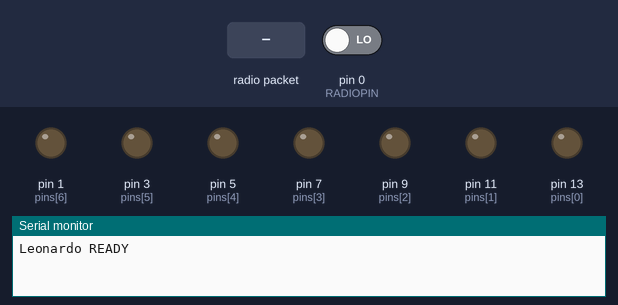
Bench run of a sketch on a simulated Arduino Leonardo, built with avr-gcc and run on an emulated ATmega32U4. Parts: output pins drawn as LEDs (lit = HIGH), the last lines printed to the serial monitor. Inputs (shaded band) come from the test bench; at power-on: pin 0 (RADIOPIN) LOW. No radio packets arrive unless stated.

Above: at 1.2 s.
1.3 s: radio packet "1" arrives
2.8 s: pin 0 (RADIOPIN) driven HIGH
At 3.1 s:
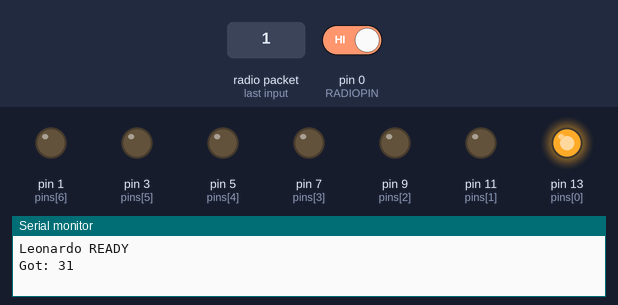
4.3 s: pin 0 (RADIOPIN) driven LOW
At 5.5 s:
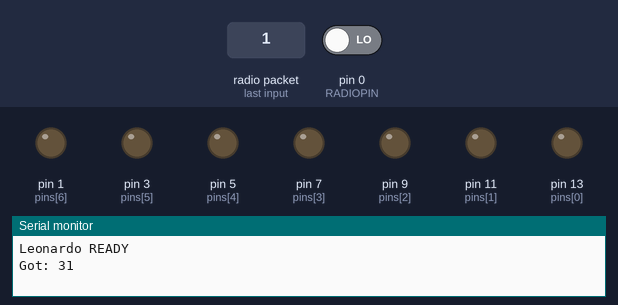
Timing chart, 0 to 7.3 s (numbered marks = the images above; inputs shaded):
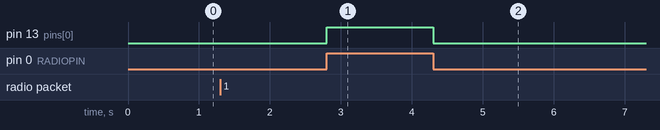

The sketch:

leonardo.ino
```cpp
// (licence header left out)
#include <Arduino.h>
#include <VirtualWire.h>

#define RADIOPIN 0
#define LEDS 7
int pins[LEDS] = {13,11,9,7,5,3,1};

void light(int level)
{
  int i;
  for(i = 0; i < LEDS; i++) {
    if(i < level)
      digitalWrite(pins[i], HIGH);
    else
      digitalWrite(pins[i], LOW);
  }
}

void setup() {
  int i;
  Serial.begin(9600);
  for(i = 0; i < LEDS; i++)
    pinMode(pins[i], OUTPUT);
  pinMode(RADIOPIN, INPUT);
  light(0);
  vw_set_ptt_inverted(true);
  vw_setup(1200);
  //vw_set_rx_pin(RADIOPIN);
  vw_rx_start();
  Serial.println("Leonardo READY");
}

void loop()
{
  int raw = digitalRead(RADIOPIN);
  light(raw);
  uint8_t buf[VW_MAX_MESSAGE_LEN];
  uint8_t buflen = VW_MAX_MESSAGE_LEN;
  if (vw_get_message(buf, &buflen)) // Non-blocking
  {
    int i;
    light(5);
    Serial.print("Got: ");
    for (i = 0; i < buflen; i++)
    {
      Serial.print(buf[i], HEX);
      Serial.print(" ");
    }
    Serial.println("");
  }
}
```

Measured:
- after the input at 2.8 s, pin 13 (pins[0]): LOW → HIGH at once
- after the input at 4.3 s, pin 13 (pins[0]): HIGH → LOW at once
